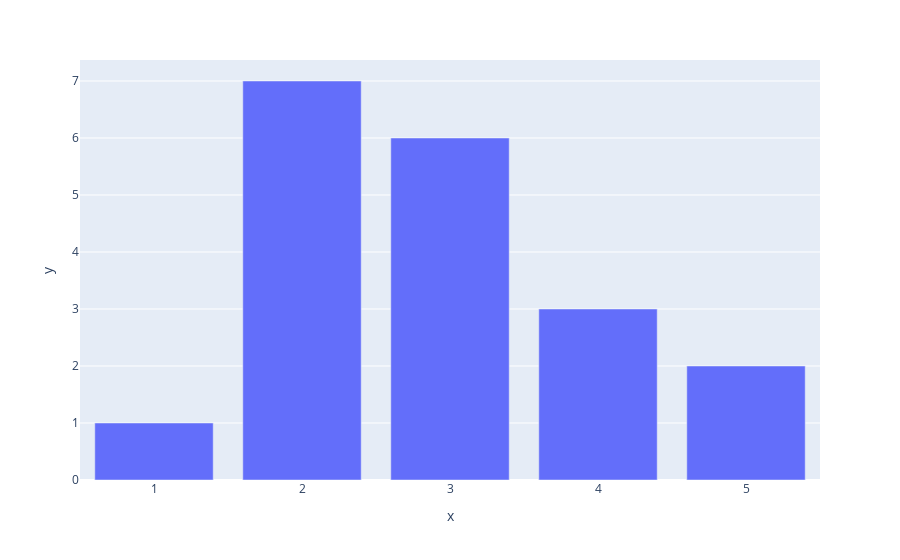

This figure's notebook cell:
### Code cell
x = [1,2,3,4,5]      #This is using express module of plotly
y=[1,7,6,3,2]
fig = px.bar(x=x,y=y)
fig.show()

### Figure 1 — Plotly figure (JSON) as saved in the notebook; plotly's stock layout.template omitted (floating-point values rounded to 4 significant figures)
{"data": [{"hovertemplate": "x=%{x}<br>y=%{y}<extra></extra>", "legendgroup": "", "marker": {"color": "#636efa", "pattern": {"shape": ""}}, "name": "", "orientation": "v", "showlegend": false, "textposition": "auto", "type": "bar", "x": [1, 2, 3, 4, 5], "xaxis": "x", "y": [1, 7, 6, 3, 2], "yaxis": "y"}], "layout": {"barmode": "relative", "legend": {"tracegroupgap": 0}, "margin": {"t": 60}, "xaxis": {"anchor": "y", "domain": [0, 1], "title": {"text": "x"}}, "yaxis": {"anchor": "x", "domain": [0, 1], "title": {"text": "y"}}}}
